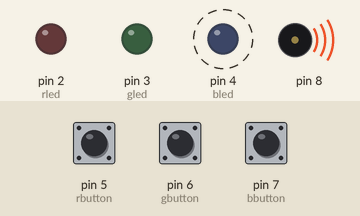
Simulated run of this sketch. Board: Arduino Uno, built with avr-gcc and run on an emulated ATmega328P. On the bench: output pins drawn as LEDs (lit = HIGH), buzzer (waves = sounding). Dashed ring = blinking. The inputs (shaded band) are chosen by the test bench; at power-on: pin 6 (gbutton) LOW, pin 5 (rbutton) HIGH, pin 7 (bbutton) LOW. Random numbers use the default seed unless the sketch sets one.

Above: at 1.4 s.
1.5 s: pin 6 (gbutton) pulled HIGH for 3.2 s
At 6.5 s:
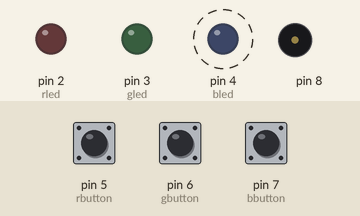
Timing chart, 0 to 8.0 s (numbered marks = the images above; inputs shaded):
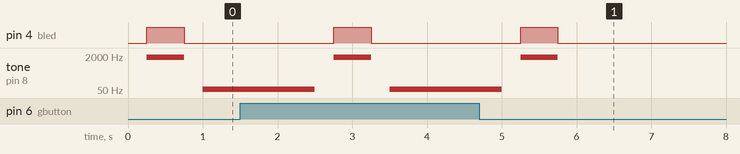

Measured:
- by itself, pin 4 (bled): alternates HIGH for 0.50 s and LOW for 2.0 s, 4 changes in all, then stays LOW
- by itself, tone on pin 8: plays 1760 Hz for 0.50 s, 55 Hz for 1.5 s, 1760 Hz for 0.50 s

The sketch:

simon.ino
```cpp
#include <Time.h>

const int rled = 2;
const int gled = 3;
const int bled = 4;

const int rbutton = 5;
const int gbutton = 6;
const int bbutton = 7;

int buttonState;

int sequence[50];

boolean incorrect = false;
boolean guess = false;
int stage = 0;


void setup() {
  // sets led pins to send output
  pinMode(rled, OUTPUT);
  pinMode(gled, OUTPUT);
  pinMode(bled, OUTPUT);
  // sets button pins to read inputs
  pinMode(rbutton, INPUT);
  pinMode(gbutton, INPUT);
  pinMode(bbutton, INPUT);
  pinMode(8, OUTPUT);
  digitalWrite(rled, HIGH);
  while (!digitalRead(rbutton));
  digitalWrite(rled, LOW);
  delay(250);
  randomSeed(micros());
}

void Blink(int led) {
  digitalWrite(led, HIGH);
  tone(8, 110 * pow(2, led), 500);
  delay(500);
  digitalWrite(led, LOW);
}

void play() {
  for (int i=0; i<=stage; i++) {
    Blink(sequence[i]);
    delay(250);
  }
}

void loop() {
  sequence[stage] = random(2,5);
  // plays sequence the player is supposed to repeat
  if (!incorrect) {
    play();
  }

  // gets user input
  for (int i=0; i<=stage; i++) {
    while (guess == false and incorrect == false) {
      // checks button state
      for (int j=0;j<3;j++) {
        buttonState = digitalRead(rbutton + j);
        if (buttonState == HIGH)
          if (sequence[i] == rled + j) {
            Blink(rled + j);
            guess = true;
          }
          else {
            tone(8, 55, 1500);
            delay(1750);
            incorrect = true;
            play();
          }
      }
    }
    guess = false;
  }
  delay(600);
  stage++;
}
```
